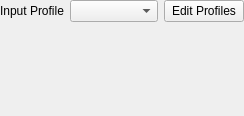
<?xml version="1.0" encoding="UTF-8"?>
<ui version="4.0">
 <author>
    SPDX-FileCopyrightText: none
    SPDX-License-Identifier: GPL-3.0-or-later
  </author>
 <class>KisInputConfigurationPage</class>
 <widget class="QWidget" name="KisInputConfigurationPage">
  <property name="geometry">
   <rect>
    <x>0</x>
    <y>0</y>
    <width>244</width>
    <height>116</height>
   </rect>
  </property>
  <layout class="QVBoxLayout" name="verticalLayout">
   <property name="leftMargin">
    <number>0</number>
   </property>
   <property name="topMargin">
    <number>0</number>
   </property>
   <property name="rightMargin">
    <number>0</number>
   </property>
   <property name="bottomMargin">
    <number>0</number>
   </property>
   <item>
    <widget class="QFrame" name="frame_2">
     <layout class="QFormLayout" name="formLayout">
      <property name="leftMargin">
       <number>0</number>
      </property>
      <property name="topMargin">
       <number>0</number>
      </property>
      <property name="rightMargin">
       <number>0</number>
      </property>
      <property name="bottomMargin">
       <number>0</number>
      </property>
      <item row="0" column="0">
       <widget class="QLabel" name="label">
        <property name="text">
         <string>Input Profile</string>
        </property>
       </widget>
      </item>
      <item row="0" column="1">
       <widget class="QFrame" name="frame">
        <layout class="QHBoxLayout" name="horizontalLayout">
         <property name="leftMargin">
          <number>0</number>
         </property>
         <property name="topMargin">
          <number>0</number>
         </property>
         <property name="rightMargin">
          <number>0</number>
         </property>
         <property name="bottomMargin">
          <number>0</number>
         </property>
         <item>
          <widget class="KComboBox" name="profileComboBox">
           <property name="sizePolicy">
            <sizepolicy hsizetype="Expanding" vsizetype="Fixed">
             <horstretch>0</horstretch>
             <verstretch>0</verstretch>
            </sizepolicy>
           </property>
           <property name="editable">
            <bool>false</bool>
           </property>
          </widget>
         </item>
         <item>
          <widget class="QPushButton" name="editProfilesButton">
           <property name="toolTip">
            <string>Manage canvas input profiles</string>
           </property>
           <property name="text">
            <string>Edit Profiles</string>
           </property>
          </widget>
         </item>
        </layout>
       </widget>
      </item>
     </layout>
    </widget>
   </item>
   <item>
    <widget class="QScrollArea" name="scrollArea">
     <property name="frameShape">
      <enum>QFrame::NoFrame</enum>
     </property>
     <property name="frameShadow">
      <enum>QFrame::Plain</enum>
     </property>
     <property name="widgetResizable">
      <bool>true</bool>
     </property>
     <widget class="QWidget" name="scrollAreaWidgetContents">
      <property name="geometry">
       <rect>
        <x>0</x>
        <y>0</y>
        <width>244</width>
        <height>87</height>
       </rect>
      </property>
      <layout class="QVBoxLayout" name="configurationItemsArea">
       <property name="topMargin">
        <number>0</number>
       </property>
       <property name="bottomMargin">
        <number>0</number>
       </property>
      </layout>
     </widget>
    </widget>
   </item>
  </layout>
 </widget>
 <customwidgets>
  <customwidget>
   <class>KComboBox</class>
   <extends>QComboBox</extends>
   <header>kcombobox.h</header>
  </customwidget>
 </customwidgets>
 <resources/>
 <connections/>
</ui>
